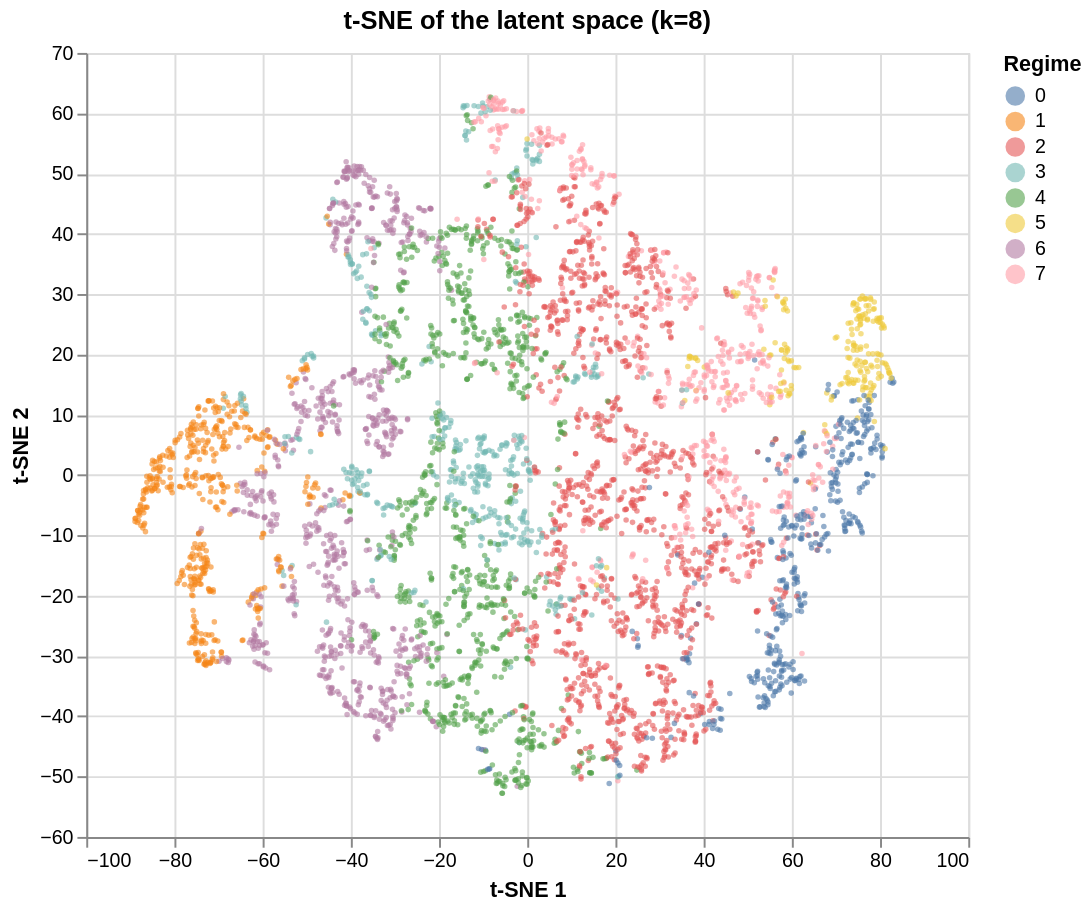

Here is the notebook cell this chart was saved with:
### Markdown cell above
## 9. Latent space

### Code cell
rng = np.random.default_rng(CONFIG["seed"])
plot_idx = np.sort(rng.choice(len(features), size=min(5000, len(features)), replace=False))
coords = TSNE(n_components=2, perplexity=30, random_state=CONFIG["seed"]).fit_transform(features[plot_idx])

tsne_plot = tsne_chart(coords, labels[plot_idx], f"t-SNE of the latent space (k={K})")
tsne_plot

### Figure 1 — Vega specification as saved in the notebook (floating-point values rounded to 4 significant figures; data arrays with more than 128 entries replaced by an {"elided": "..."} marker saying what was removed)
{"$schema": "https://vega.github.io/schema/vega/v5.json", "data": [{"name": "source_0", "values": {"elided": "5000 records"}}, {"name": "source_0_x_domain_tsne_1", "values": [{"min": -88.93, "max": 83.12}]}, {"name": "source_0_y_domain_tsne_2", "values": [{"min": -52.75, "max": 62.75}]}, {"name": "source_0_color_domain_regime", "values": [{"regime": "7"}, {"regime": "3"}, {"regime": "6"}, {"regime": "4"}, {"regime": "2"}, {"regime": "0"}, {"regime": "1"}, {"regime": "5"}]}], "marks": [{"type": "symbol", "name": "marks", "from": {"data": "source_0"}, "encode": {"update": {"opacity": {"value": 0.6}, "fill": {"field": "regime", "scale": "color"}, "y": {"field": "tsne_2", "scale": "y"}, "size": {"value": 8}, "x": {"field": "tsne_1", "scale": "x"}, "shape": {"value": "circle"}}}, "style": ["circle"]}], "scales": [{"name": "x", "type": "linear", "domain": [{"signal": "(data(\"source_0_x_domain_tsne_1\")[0] || {}).min"}, {"signal": "(data(\"source_0_x_domain_tsne_1\")[0] || {}).max"}], "range": [0, {"signal": "width"}], "nice": true, "zero": true}, {"name": "y", "type": "linear", "domain": [{"signal": "(data(\"source_0_y_domain_tsne_2\")[0] || {}).min"}, {"signal": "(data(\"source_0_y_domain_tsne_2\")[0] || {}).max"}], "range": [{"signal": "height"}, 0], "zero": true, "nice": true}, {"name": "color", "type": "ordinal", "domain": {"data": "source_0_color_domain_regime", "field": "regime", "sort": true}, "range": "category"}], "axes": [{"scale": "x", "zindex": 0, "aria": false, "ticks": false, "maxExtent": 0, "minExtent": 0, "orient": "bottom", "domain": false, "labels": false, "grid": true, "gridScale": "y", "tickCount": {"signal": "ceil(width/40)"}}, {"scale": "y", "ticks": false, "gridScale": "x", "tickCount": {"signal": "ceil(height/40)"}, "domain": false, "minExtent": 0, "zindex": 0, "orient": "left", "labels": false, "grid": true, "maxExtent": 0, "aria": false}, {"scale": "x", "labelOverlap": true, "zindex": 0, "grid": false, "title": "t-SNE 1", "labelFlush": true, "tickCount": {"signal": "ceil(width/40)"}, "orient": "bottom"}, {"scale": "y", "orient": "left", "zindex": 0, "title": "t-SNE 2", "grid": false, "labelOverlap": true, "tickCount": {"signal": "ceil(height/40)"}}], "title": {"text": "t-SNE of the latent space (k=8)", "frame": "group"}, "legends": [{"title": "Regime", "fill": "color", "symbolType": "circle", "encode": {"symbols": {"update": {"opacity": {"value": 0.6}}}}}], "height": 400, "background": "white", "padding": 5, "style": "cell", "width": 450}
